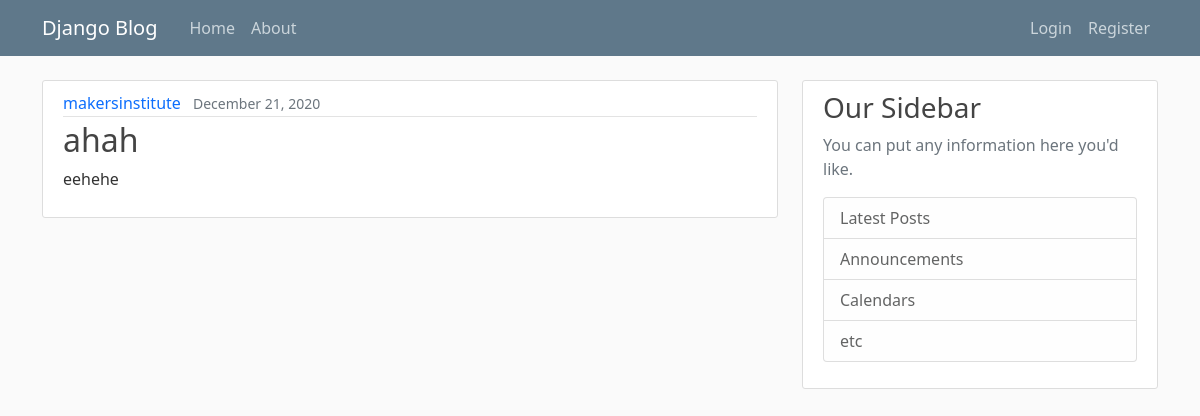
Screenshot of /post/11/ with the database file from the repository.
### blog/models.py (models this page shows, shortened)
class Post(models.Model):
  title = models.CharField(max_length=100)
  content = models.TextField()
  date_posted = models.DateTimeField(default=timezone.now)
  author = models.ForeignKey(User, on_delete=models.CASCADE)

### blog/views.py (the view)
# urls.py: path('post/<int:pk>/', PostDetailView.as_view(), name='post-detail'),
class PostDetailView(DetailView):
  model = Post

### blog/templates/blog/post_detail.html
{% extends "blog/base.html" %}
{% block content %}
  <article class="media content-section">
    <div class="media-body">
      <div class="article-metadata">
        <a class="me-2" href="#">{{ object.author }}</a>
        <small class="text-muted">{{ object.date_posted|date:"F d, Y" }}</small>
      </div>
      <h2 class="article-title">{{ object.title }}</h2>
      <p class="article-content">{{ object.content }}</p>
    </div>
  </article>
{% endblock content %}

### blog/static/blog/main.css (style rules this page uses)
body { background: #fafafa; color: #333333; margin-top: 5rem; }
a { text-decoration: none; }
h1, h2, h3, h4, h5, h6 { color: #444444; }
.content-section { background: #ffffff; padding: 10px 20px; border: 1px solid #dddddd; border-radius: 3px; margin-bottom: 20px; }
.article-title { color: #444444; }
.article-content { white-space: pre-line; }
.article-metadata { padding-bottom: 1px; margin-bottom: 4px; border-bottom: 1px solid #e3e3e3 }

### rows the page displays
Post: author "makersinstitute", date_posted "December 21, 2020", title "ahah", content "eehehe"
